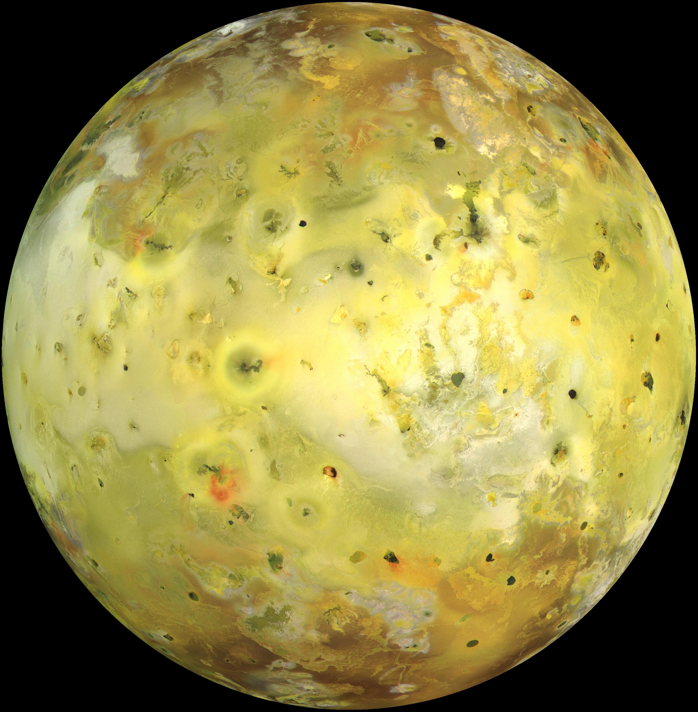
#> input picture module-3/clean_io_small.png, 698 x 712 px
$ python pixels.py
#> lines starting #> are read from the running program, lines starting #| are printed output that depends on the picture
# pixels_starter.py -- an image is an array (Pod 5). Copy this file to pixels.py and work on the copy.
# Run from the repository folder:  python module-3/pixels.py
import numpy as np
from matplotlib.pyplot import imread, imsave

I = imread("clean_io_small.png")     # rows, columns, 3 colour channels; values 0.0 to 1.0
#> I is the input picture: shape (712, 698, 3) float32; mean R, G, B 0.581, 0.541, 0.281
print(I.size)
#| 1490928
J = I.copy()
J[20:40, 20:40, :] = 1
J[356, :, :] = 0
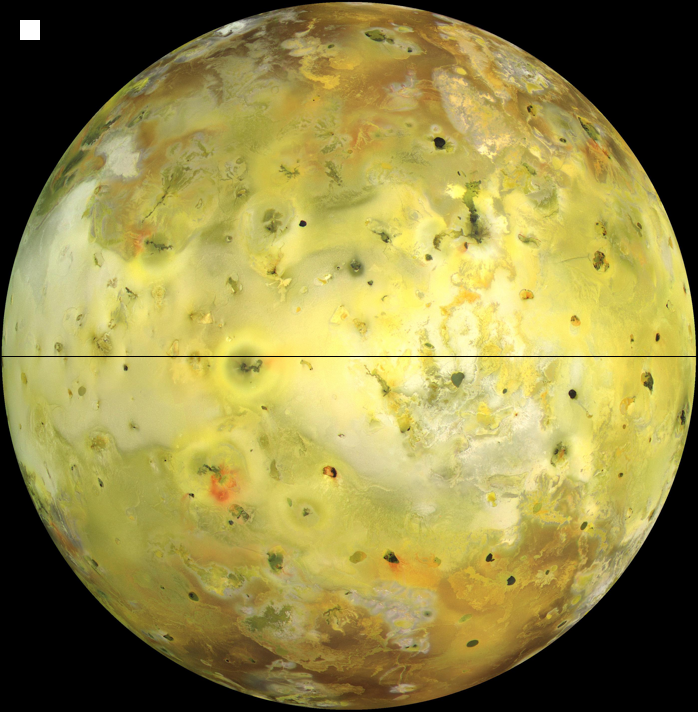
#> J: shape (712, 698, 3) float32; mean R, G, B 0.581, 0.54, 0.281
imsave("pixels_out.png", J)
H = I.copy()
H[:10, : , : ] = 1
H[:, :10, : ] = 1
H[698:, :, : ] = 1
H[:, 684:, : ] = 1
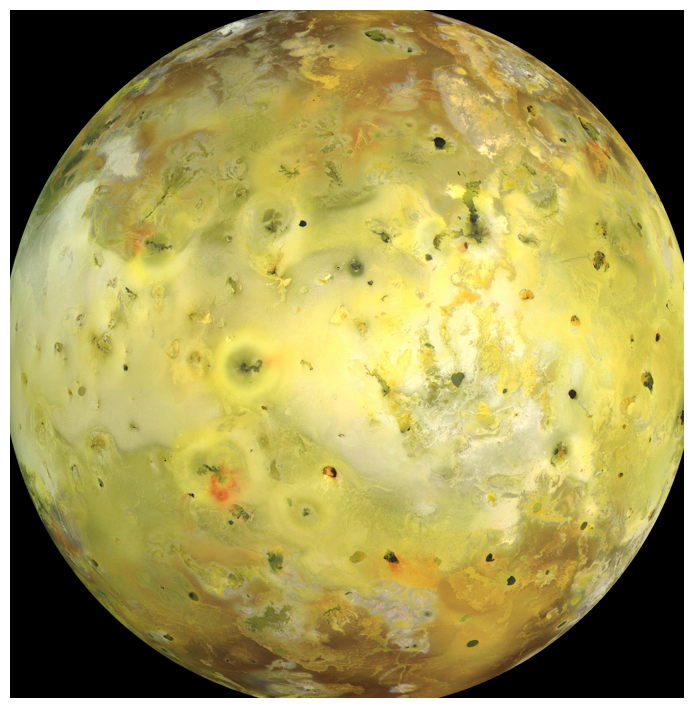
#> H: shape (712, 698, 3) float32; mean R, G, B 0.643, 0.603, 0.345
imsave("creative.png", H)
F = H.copy()
F[:, :, 1] = 1 - F[:, :, 1]
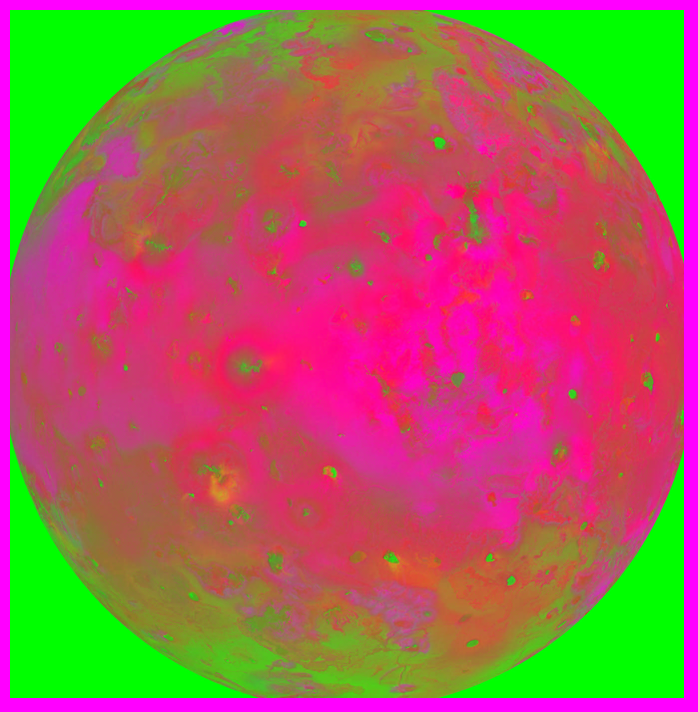
#> F: shape (712, 698, 3) float32; mean R, G, B 0.643, 0.398, 0.345


imsave("creative_2.png", F)
if __name__ == "__main__":
    print("shape:", I.shape)
#| shape: (712, 698, 3)
